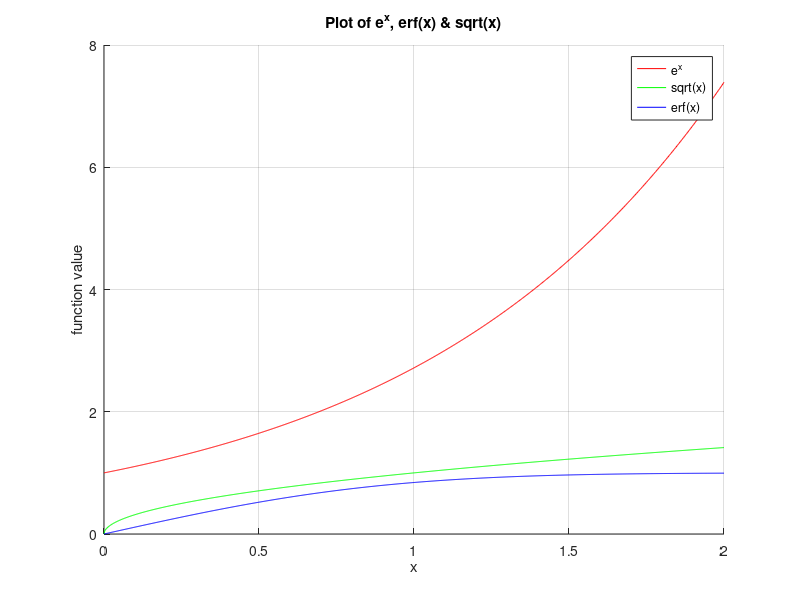

Recreate this plot in MATLAB.
x = linspace(0, 2, 1000);
sqrt_x = sqrt(x);
erf_x = erf(x);
exp_x = exp(x);

figure;
hold on;
plot(x, exp_x, 'r', 'DisplayName', 'e^x');
plot(x, sqrt_x, 'g', 'DisplayName', 'sqrt(x)');
plot(x, erf_x, 'b', 'DisplayName', 'erf(x)');
hold off;

title('Plot of e^x, erf(x) & sqrt(x)');
xlabel('x');
ylabel('function value');
grid on;
legend show;
